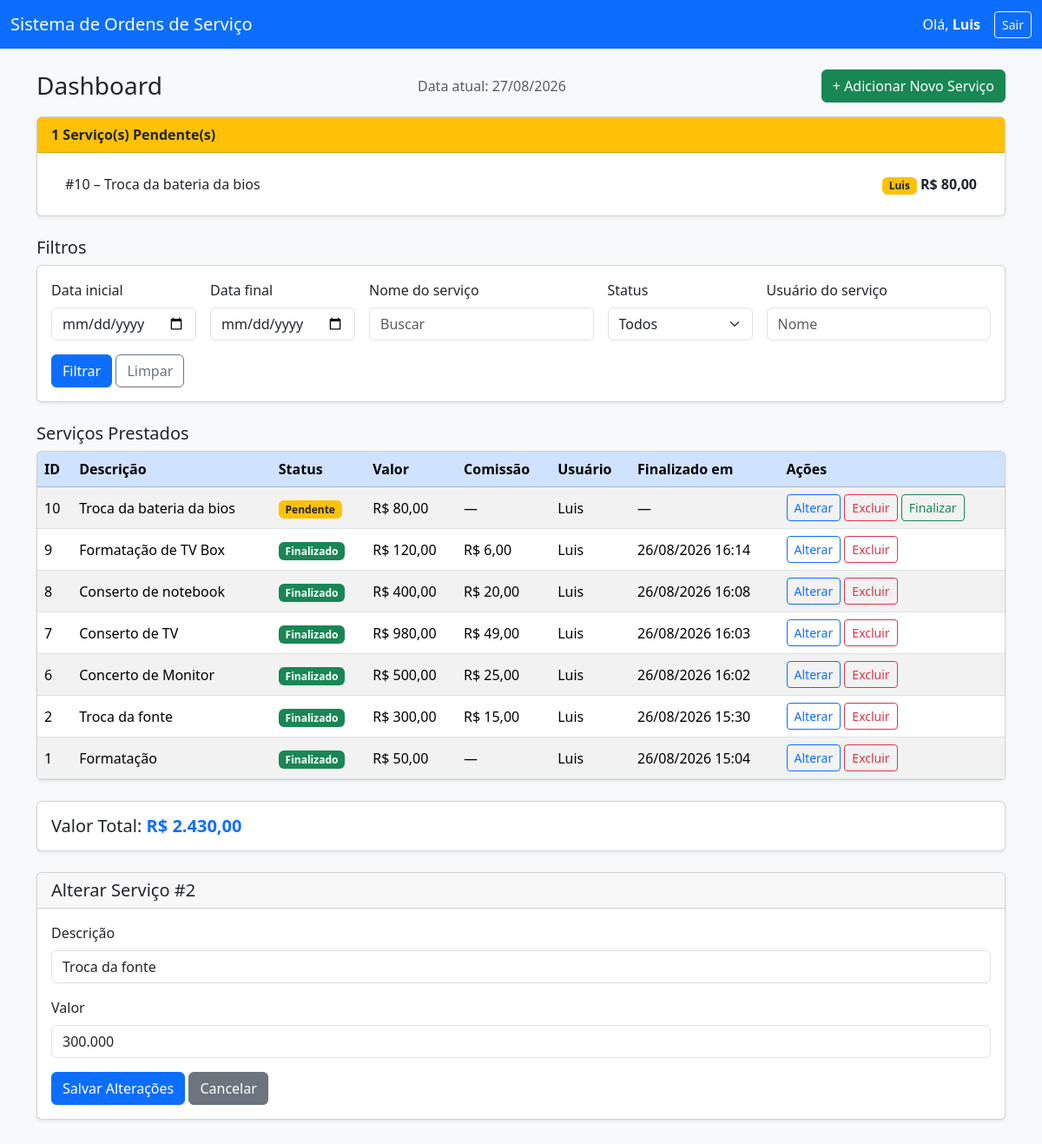
The app's page /index.php?controller=dashboard&action=editar&id=2 (signed in) with its own data.
### tables this page shows
CREATE TABLE IF NOT EXISTS `servicos` (
  `id_service` bigint NOT NULL AUTO_INCREMENT,
  `description` varchar(45) NOT NULL,
  `price` decimal(11,3) NOT NULL,
  `status` varchar(20) DEFAULT 'Pendente',
  `created_at` datetime DEFAULT CURRENT_TIMESTAMP,
  `update_at` datetime DEFAULT NULL,
  `finished_at` datetime DEFAULT NULL,
  `commission_user` decimal(11,3) DEFAULT NULL,
  `user_id_user` bigint NOT NULL,
  PRIMARY KEY (`id_service`),
  KEY `user_id_user` (`user_id_user`)
);

CREATE TABLE IF NOT EXISTS `usuarios` (
  `id_user` bigint NOT NULL AUTO_INCREMENT,
  `name` varchar(150) NOT NULL,
  `email` varchar(100) NOT NULL,
  `password` varchar(45) NOT NULL,
  `created_at` datetime DEFAULT CURRENT_TIMESTAMP,
  `update_at` datetime DEFAULT NULL,
  `ativo` tinyint(1) DEFAULT '1',
  PRIMARY KEY (`id_user`),
  UNIQUE KEY `email` (`email`)
);

### controllers/DashboardController.php (called while the page is built, shortened)
<?php
require_once(__DIR__ . '/../models/Servico.php');
class DashboardController {
    public function editar() {
        $usuario = $this->proteger();
        $id = (int)($_GET['id'] ?? 0);
        $servicos  = Servico::listar($this->filtros());
        $pendentes = Servico::listarPendentes(5);
        $editando  = Servico::buscarPorId($id);
        include(__DIR__ . '/../views/dashboard.php');
    }
    private function filtros() {
        return [
            'descricao'   => trim($_GET['filtro_descricao'] ?? ''),
            'status'      => trim($_GET['filtro_status'] ?? ''),
            'usuario'     => trim($_GET['filtro_usuario'] ?? ''),
            'data_inicio' => trim($_GET['filtro_data_inicio'] ?? ''),
            'data_fim'    => trim($_GET['filtro_data_fim'] ?? ''),
        ];
    }
    private function proteger() {
        $usuario = $_SESSION['usuario'] ?? null;
        return $usuario;
    }
}

### models/Servico.php (called while the page is built, shortened)
<?php
class Servico {
    public static function listar(array $filtros = []) {
        $db = Database::getConnection();
        $sql = "SELECT s.*,
                       CASE WHEN s.finished_at IS NOT NULL THEN 'Finalizado' ELSE 'Pendente' END AS status,
                       u.name AS nome, u.email AS usuario_email
                FROM servicos s
                JOIN usuarios u ON s.user_id_user = u.id_user
                WHERE 1=1";
        $params = [];
        $sql .= " ORDER BY s.created_at DESC";
        $stmt = $db->prepare($sql);
        $stmt->execute($params);
        return $stmt->fetchAll(PDO::FETCH_ASSOC);
    }
    public static function listarPendentes($limite = 5) {
        $db = Database::getConnection();
        $stmt = $db->prepare("SELECT s.*,
                                     CASE WHEN s.finished_at IS NOT NULL THEN 'Finalizado' ELSE 'Pendente' END AS status,
                                     u.name AS nome
                              FROM servicos s
                              JOIN usuarios u ON s.user_id_user = u.id_user
                              WHERE s.finished_at IS NULL
                              ORDER BY s.created_at DESC
                              LIMIT ?");
        $stmt->bindValue(1, (int)$limite, PDO::PARAM_INT);
        $stmt->execute();
        return $stmt->fetchAll(PDO::FETCH_ASSOC);
    }
    public static function buscarPorId($idService) {
        $db = Database::getConnection();
        $stmt = $db->prepare("SELECT s.*,
                                     CASE WHEN s.finished_at IS NOT NULL THEN 'Finalizado' ELSE 'Pendente' END AS status,
                                     u.name AS nome, u.email AS usuario_email
                              FROM servicos s
                              JOIN usuarios u ON s.user_id_user = u.id_user
                              WHERE s.id_service = ?");
        $stmt->execute([$idService]);
        return $stmt->fetch(PDO::FETCH_ASSOC);
    }
}

### views/dashboard.php (the view, shortened to what this page needs)
<!DOCTYPE html>
<html lang="pt-BR">
<head>
    <link href="https://cdn.jsdelivr.net/npm/bootstrap@5.3.3/dist/css/bootstrap.min.css" rel="stylesheet">
</head>
<body class="bg-light">
<nav class="navbar navbar-expand-lg navbar-dark bg-primary mb-4">
    <div class="container-fluid">
        <span class="navbar-brand">Sistema de Ordens de Serviço</span>
        <div class="d-flex align-items-center text-white">
            <span class="me-3">Olá, <strong><?= htmlspecialchars($usuario['name']) ?></strong></span>
            <a href="index.php?controller=login&action=sair" class="btn btn-outline-light btn-sm">Sair</a>
        </div>
    </div>
</nav>
<div class="container pb-4">
    <div class="d-flex justify-content-between align-items-center mb-3 flex-wrap gap-2">
        <h1 class="h3 mb-0">Dashboard</h1>
        <p class="text-muted mb-0">Data atual: <?= date("d/m/Y") ?></p>
        <a href="index.php?controller=dashboard&action=novo" class="btn btn-success">+ Adicionar Novo Serviço</a>
    </div>
    <div class="card shadow-sm mb-4">
        <div class="card-header bg-warning text-dark">
            <strong><?= count($pendentes) ?> Serviço(s) Pendente(s)</strong>
        </div>
        <div class="card-body">
            <?php if (empty($pendentes)): ?>
                <p class="mb-0 text-muted">Nenhum serviço pendente no momento.</p>
            <?php else: ?>
                <ul class="list-group list-group-flush">
                    <?php foreach ($pendentes as $p): ?>
                        <li class="list-group-item d-flex justify-content-between align-items-center">
                            <span>#<?= $p['id_service'] ?> – <?= htmlspecialchars($p['description']) ?></span>
                            <span>
                                <span class="badge bg-warning text-dark"><?= htmlspecialchars($p['nome']) ?></span>
                                <strong>R$ <?= number_format($p['price'], 2, ',', '.') ?></strong>
                            </span>
                        </li>
                    <?php endforeach; ?>
                </ul>
            <?php endif; ?>
        </div>
    </div>
    <h3 class="h5 mb-2">Filtros</h3>
    <div class="card shadow-sm mb-4">
        <div class="card-body">
            <form method="get" action="index.php" class="row g-3 align-items-end">
                <div class="col-md-2">
                    <label class="form-label">Data inicial</label>
                    <input type="date" class="form-control" name="filtro_data_inicio" value="<?= htmlspecialchars($_GET['filtro_data_inicio'] ?? '') ?>">
                </div>
                <div class="col-md-2">
                    <label class="form-label">Data final</label>
                    <input type="date" class="form-control" name="filtro_data_fim" value="<?= htmlspecialchars($_GET['filtro_data_fim'] ?? '') ?>">
                </div>
                <div class="col-md-3">
                    <label class="form-label">Nome do serviço</label>
                    <input type="text" class="form-control" name="filtro_descricao" value="<?= htmlspecialchars($_GET['filtro_descricao'] ?? '') ?>" placeholder="Buscar">
                </div>
                <div class="col-md-2">
                    <label class="form-label">Status</label>
                    <select name="filtro_status" class="form-select">
                        <option value="">Todos</option>
                    </select>
                </div>
                <div class="col-md-3">
                    <label class="form-label">Usuário do serviço</label>
                    <input type="text" class="form-control" name="filtro_usuario" value="<?= htmlspecialchars($_GET['filtro_usuario'] ?? '') ?>" placeholder="Nome">
                </div>
                <div class="col-md-12">
                    <button type="submit" class="btn btn-primary">Filtrar</button>
                    <a href="index.php?controller=dashboard&action=index" class="btn btn-outline-secondary">Limpar</a>
                </div>
            </form>
        </div>
    </div>
    <h3 class="h5 mb-2">Serviços Prestados</h3>
    <div class="card shadow-sm mb-4">
        <div class="table-responsive">
            <table class="table table-striped table-hover align-middle mb-0">
                <thead class="table-primary">
                    <tr><th>ID</th><th>Descrição</th><th>Status</th><th>Valor</th><th>Comissão</th><th>Usuário</th><th>Finalizado em</th><th>Ações</th></tr>
                </thead>
                <tbody>
        <?php $servicos = $servicos ?? []; $total = 0; foreach ($servicos as $s): $total += $s['price']; ?>
        <tr>
            <td><?= htmlspecialchars($s['id_service']) ?></td>
            <td><?= htmlspecialchars($s['description']) ?></td>
            <td>
                <?php if (strtolower($s['status']) === 'finalizado'): ?>
                    <span class="badge bg-success"><?= htmlspecialchars($s['status']) ?></span>
                <?php else: ?>
                    <span class="badge bg-warning text-dark"><?= htmlspecialchars($s['status']) ?></span>
                <?php endif; ?>
            </td>
            <td>R$ <?= number_format($s['price'], 2, ',', '.') ?></td>
            <td><?= ($s['commission_user'] !== null) ? 'R$ ' . number_format($s['commission_user'], 2, ',', '.') : '—'; ?></td>
            <td><?= htmlspecialchars($s['nome']) ?></td>
            <td><?php echo ($s['finished_at'] !== null) ? date('d/m/Y H:i', strtotime($s['finished_at'])) : '—'; ?></td>
            <td class="text-nowrap">
                <a class="btn btn-sm btn-outline-primary" href="index.php?controller=dashboard&action=editar&id=<?= $s['id_service'] ?>">Alterar</a>
                <a class="btn btn-sm btn-outline-danger" href="index.php?controller=dashboard&action=excluir&id=<?= $s['id_service'] ?>"
                   onclick="return confirm('Excluir este serviço?');">Excluir</a>
                <?php if (strtolower($s['status']) !== 'finalizado'): ?>
                    <a class="btn btn-sm btn-outline-success" href="index.php?controller=dashboard&action=finalizar&id=<?= $s['id_service'] ?>"
                       onclick="return confirm('Finalizar este serviço?');">Finalizar</a>
                <?php endif; ?>
            </td>
        </tr>
        <?php endforeach; ?>
                </tbody>
            </table>
        </div>
    </div>
    <div class="card shadow-sm mb-4">
        <div class="card-body">
            <h4 class="h5 mb-0">Valor Total:
                <span class="text-primary fw-bold">R$ <?= number_format($total, 2, ',', '.') ?></span>
            </h4>
        </div>
    </div>
    <?php if ($editando !== null): ?>
        <div class="card shadow-sm mb-4">
            <div class="card-header"><h4 class="h5 mb-0">Alterar Serviço #<?= $editando['id_service'] ?></h4></div>
            <div class="card-body">
                <form method="post" action="index.php?controller=dashboard&action=atualizar">
                    <div class="mb-3">
                        <label class="form-label">Descrição</label>
                        <input type="text" class="form-control" name="descricao" value="<?= htmlspecialchars($editando['description']) ?>">
                    </div>
                    <div class="mb-3">
                        <label class="form-label">Valor</label>
                        <input type="text" class="form-control" name="valor" value="<?= $editando['price'] ?>">
                    </div>
                    <button type="submit" class="btn btn-primary">Salvar Alterações</button>
                    <a href="index.php?controller=dashboard&action=index" class="btn btn-secondary">Cancelar</a>
                </form>
            </div>
        </div>
    <?php endif; ?>
</div>
</body>
</html>

### records on screen
servicos: id_service "10", description "Troca da bateria da bios", user_id_user.name "Luis", price "80,00", status "Pendente"
servicos: id_service "9", description "Formatação de TV Box", status "Finalizado", price "120,00", commission_user "6,00", user_id_user.name "Luis", finished_at "26/08/2026 16:14"
servicos: id_service "8", description "Conserto de notebook", status "Finalizado", price "400,00", commission_user "20,00", user_id_user.name "Luis", finished_at "26/08/2026 16:08"
servicos: id_service "7", description "Conserto de TV", status "Finalizado", price "980,00", commission_user "49,00", user_id_user.name "Luis", finished_at "26/08/2026 16:03"
servicos: id_service "6", description "Concerto de Monitor", status "Finalizado", price "500,00", commission_user "25,00", user_id_user.name "Luis", finished_at "26/08/2026 16:02"
servicos: id_service "2", description "Troca da fonte", status "Finalizado", price "300,00", commission_user "15,00", user_id_user.name "Luis", finished_at "26/08/2026 15:30", descricao "Troca da fonte", valor "300.000"
servicos: id_service "1", description "Formatação", status "Finalizado", price "50,00", user_id_user.name "Luis", finished_at "26/08/2026 15:04"

### other values on screen
$usuario['name'] "Luis"
count($pendentes) "1"
$total "2.430,00"
